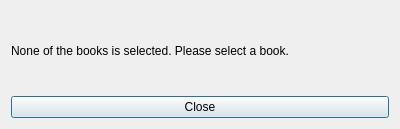
<?xml version="1.0" encoding="UTF-8"?>
<ui version="4.0">
 <class>SelectError</class>
 <widget class="QDialog" name="SelectError">
  <property name="geometry">
   <rect>
    <x>0</x>
    <y>0</y>
    <width>400</width>
    <height>129</height>
   </rect>
  </property>
  <property name="windowTitle">
   <string>Dialog</string>
  </property>
  <layout class="QVBoxLayout" name="verticalLayout_2">
   <item>
    <layout class="QVBoxLayout" name="verticalLayout">
     <item>
      <widget class="QLabel" name="label">
       <property name="text">
        <string>None of the books is selected. Please select a book.</string>
       </property>
      </widget>
     </item>
     <item>
      <widget class="QPushButton" name="pushButton">
       <property name="text">
        <string>Close</string>
       </property>
      </widget>
     </item>
    </layout>
   </item>
  </layout>
 </widget>
 <resources/>
 <connections/>
</ui>
